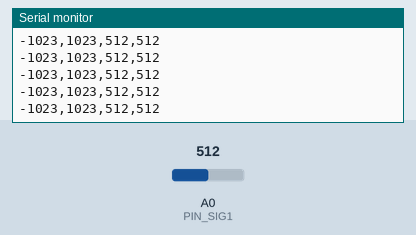
Bench run of a sketch on a simulated Arduino Uno, built with avr-gcc and run on an emulated ATmega328P. Shown: the last lines printed to the serial monitor. The inputs (shaded band) are chosen by the test bench; at power-on: A0 (PIN_SIG1) = 512.

Above: at 1.2 s.
1.3 s: A0 (PIN_SIG1) set to 716
At 1.48 s:
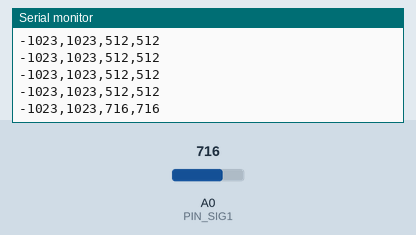
4.3 s: A0 (PIN_SIG1) set to 900
At 4.32 s:
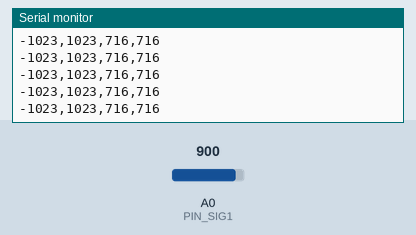
Timing chart, 0 to 7.3 s (numbered marks = the images above; inputs shaded):
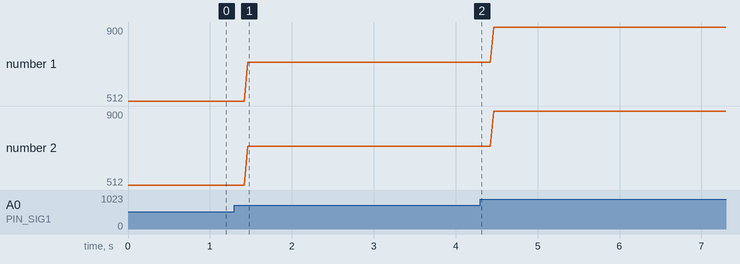

The sketch:

plot_2EMG_SIG.ino
```cpp
/*
[MECH199-01] Freshman Reaserch Participation
Materials: 1 x Arduino Uno(MCU board), 2 x Myoware V1.0(sEMG sensor)
Summary: Plot two sEMG sensor processed signal(amplifierd-ractified) using serial plotter

March. 21st. 2024.
Ju Wan Han in MARCH Lab. (march.postech.ac.kr)
Department of Mechanical Engineering, POSTECH
E-mail: han0601@postech.ac.kr
*/

//========== PIN MAP ==========
#define PIN_SIG1      A0        // sEMG sensor processed signal pin 1
#define PIN_SIG2      A1        // sEMG sensor processed signal pin 2
//========== PIN MAP ==========

void setup() {
  Serial.begin(4800);           // start serial communication
}

void loop() {
  int sEMG_SIG1 = analogRead(PIN_SIG1);   // read sEMG value from sEMG sensor
  int sEMG_SIG2 = analogRead(PIN_SIG1);   // read sEMG value from sEMG sensor

  // print for arduino serial plotter
  Serial.print(-1023);      // print the lowest value
  Serial.print(",");        // print separator of valuse
  Serial.print(1023);       // print the highest value
  Serial.print(",");        // print separator of valuse
  Serial.print(sEMG_SIG2); // print the sensor raw input value
  Serial.print(",");        // print separator of valuse
  Serial.println(sEMG_SIG2); // print the sensor processed input value

  delay(1);                 // delay 1 ms for stablility
}
```

Measured:
- after the input at 1.3 s, the serial monitor: prints a new line after 0.16 s (image 1)
- plotted number 1: 512 → 716 after the input at 1.3 s, 716 → 900 after the input at 4.3 s
- plotted number 2: 512 → 716 after the input at 1.3 s, 716 → 900 after the input at 4.3 s
